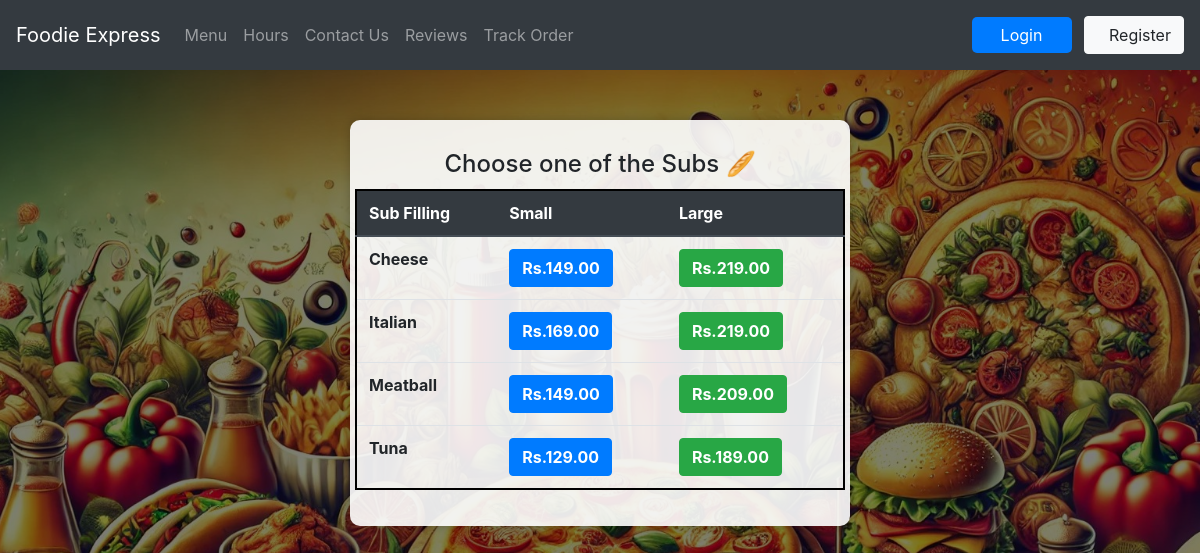
/Subs, run on the app's committed database.
### orders/models.py (models this page shows, shortened)
class Sub(models.Model):
    sub_filling = models.CharField(max_length=200)
    small_price = models.DecimalField(max_digits=6, decimal_places=2)
    large_price = models.DecimalField(max_digits=6, decimal_places=2)

### orders/views.py (the view)
# urls.py: path("Subs", views.subs, name="subs"),
def subs(request):
    return render(request, "orders/sub.html", context={"dishes": Sub.objects.all})

### orders/templates/orders/sub.html
{% extends 'orders/header.html' %}
{% block content %}
    <div class="container">
      <h4 style="margin:10px; text-align:center;"> Choose one of the Subs &#x1f956 </h4>
      <div class="row justify-content-center" >
        <table class="table"  style="border: 2px solid black">
          <thead class="thead-dark">
            <tr>
              <th scope="col">Sub Filling</th>
              <th scope="col">Small</th>
              <th scope="col">Large</th>
            </tr>
          </thead>
          <tbody>
            {% for dish in dishes %}
              <tr>
                <th>{{dish.sub_filling}}</th>
                <td>
                  <button type="button" class="btn btn-primary"
                          onclick="isAuthenticated ? add_to_cart({item_description: 'Small - {{ dish.sub_filling }}', price:{{dish.small_price}}}) : window.location.href='{% url 'orders:login' %}'">
                    <strong>Rs.{{dish.small_price}}</strong>
                  </button>
                </td>
                <td>
                  <button type="button" class="btn btn-success"
                          onclick="isAuthenticated ? add_to_cart({item_description:'Large - {{dish.sub_filling}}', price:{{dish.large_price}}}) :  window.location.href='{% url 'orders:login' %}'">
                    <strong>Rs.{{dish.large_price}}</strong>
                  </button>
                </td>
              </tr>
            {% endfor %}
          </tbody>
        </table>
      </div>
    </div>
{% endblock %}

### orders/static/orders/style.css (style rules this page uses)
body { background: url('bgimg.jpg') center/cover no-repeat fixed; }
body::before { content: ""; position: fixed; top: 0; left: 0; width: 100%; height: 100%; background: rgba(0, 0, 0, 0.5); z-index: -1; }
.container { max-width: 500px; background: rgba(255, 255, 255, 0.9); padding: 20px; border-radius: 10px; margin-top: 50px; box-shadow: 0px 0px 10px rgba(0, 0, 0, 0.2); }

### data on the page
Sub: sub_filling "Cheese", small_price "149.00", large_price "219.00"
Sub: sub_filling "Italian", small_price "169.00", large_price "219.00"
Sub: sub_filling "Meatball", small_price "149.00", large_price "209.00"
Sub: sub_filling "Tuna", small_price "129.00", large_price "189.00"
